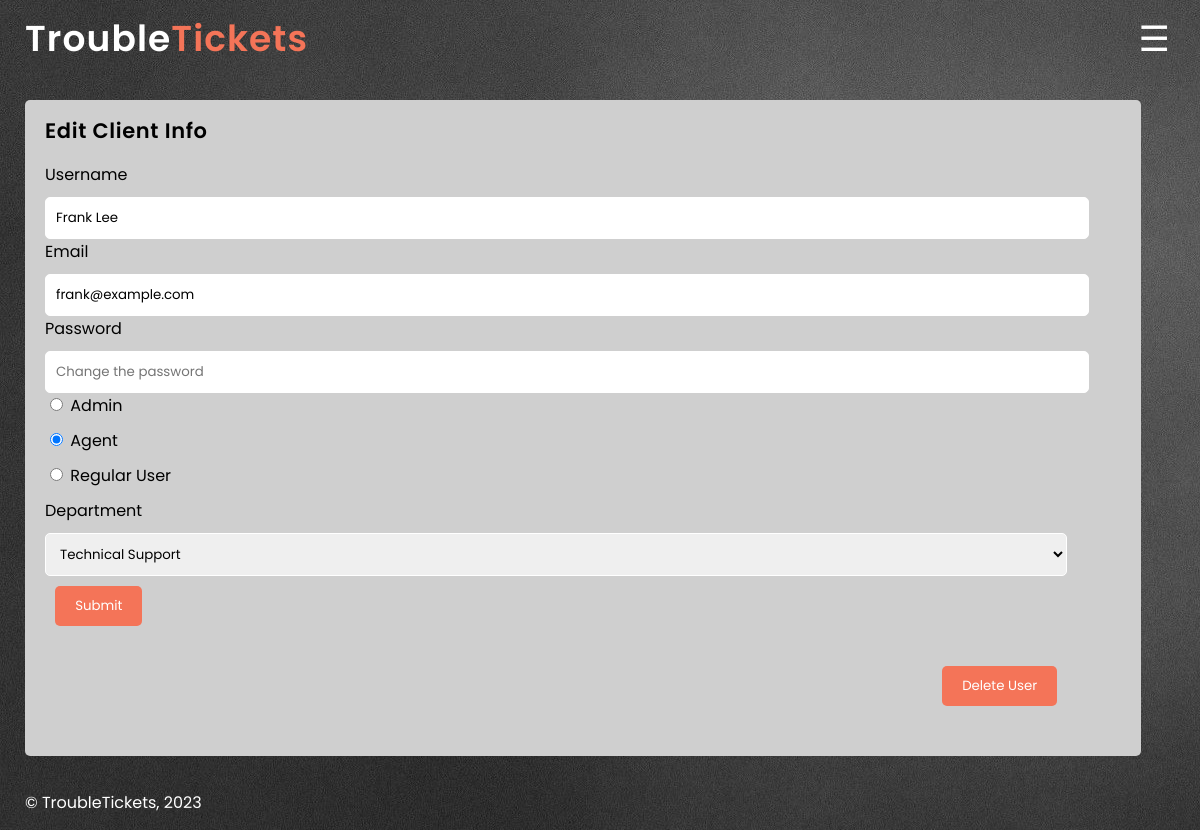
Page /pages/edit.php?id=9 (signed in) on the committed database.
### tables this page shows
CREATE TABLE CLIENTS (
client_id INTEGER PRIMARY KEY AUTOINCREMENT,
username VARCHAR(255) NOT NULL,
password VARCHAR(255) NOT NULL,
email VARCHAR(255) NOT NULL
);

CREATE TABLE AGENTS (
agent_id INTEGER PRIMARY KEY AUTOINCREMENT,
client_id INTEGER NOT NULL,
department_id INTEGER,
FOREIGN KEY(client_id) REFERENCES CLIENTS(client_id),
FOREIGN KEY(department_id) REFERENCES DEPARTMENTS(department_id)
);

CREATE TABLE DEPARTMENTS (
department_id INTEGER PRIMARY KEY AUTOINCREMENT,
department_name VARCHAR(255) NOT NULL
);

### pages/edit.php (called while the page is built, shortened)
<?php
require_once(__DIR__ . '/../templates/normal.php');
require_once(__DIR__ . '/../templates/edit_template.php');
$session = new Session();
$db = getDatabaseConnection();
output_edit($db, $session);
?>

### database/client.class.php (called while the page is built, shortened)
<?php
class Client
{
    public function __construct(int $id, string $username, string $email, string $password)
    {
        $this->id = $id;
        $this->username = $username;
        $this->email = $email;
    }
    static function getClientById(PDO $db, int $id): ?Client
    {
        $stmt = $db->prepare(
            'SELECT client_id, username, password, email FROM  CLIENTS WHERE client_id = ?'
        );
        $stmt->execute(array($id));
        $user = $stmt->fetch();
        if ($user) {
            return new Client(
                intval($user['client_id']),
                $user['username'],
                $user['email'],
                $user['password']
            );
        } else {
            return null;
        }
    }
    static function isAdmin(PDO $db, $id)
    {
        $stmt = $db->prepare('SELECT * FROM ADMINS WHERE client_id = ?');
        $stmt->execute(array($id));
        return ($stmt->fetch() !== false);
    }
    static function isAgent(PDO $db, $id)
    {
        $stmt = $db->prepare('SELECT * FROM AGENTS WHERE client_id = ?');
        $stmt->execute(array($id));
        return ($stmt->fetch() !== false);
    }
} ?>

### database/department.class.php (called while the page is built, shortened)
<?php
class Department
{
    public function __construct(int $id, string $name)
    {
        $this->id = $id;
        $this->name = (string) $name;
    }
    static function getDepartments(PDO $db, int $count): array
    {
        $stmt = $db->prepare('SELECT department_id, department_name FROM DEPARTMENTS LIMIT ?');
        $stmt->execute(array($count));
        $departments = array();
        while ($department = $stmt->fetch()) {
            $departments[] = new Department(
                $department['department_id'],
                $department['department_name']
            );
        }
        return $departments;
    }
}
?>

### database/agent.class.php (called while the page is built, shortened)
<?php
class Agent
{
    public function __construct(int $agent_id, int $client_id, int $department_id)
    {
        $this->department_id = $department_id;
    }
    static function getAgentByClientId(PDO $db, int $id): ?Agent
    {
        $stmt = $db->prepare(
            'SELECT agent_id, client_id, department_id FROM  AGENTS WHERE client_id = ?'
        );
        $stmt->execute(array($id));
        $user = $stmt->fetch();
        if ($user) {
            return new Agent(
                intval($user['agent_id']),
                intval($user['client_id']),
                intval($user['department_id'])
            );
        } else {
            return null;
        }
    }
}
?>

### templates/edit_template.php (the view, shortened to what this page needs)
<?php
require_once(__DIR__ . '/../database/connection.db.php');
require_once(__DIR__ . '/../database/client.class.php');
require_once(__DIR__ . '/../database/department.class.php');
require_once(__DIR__ . '/../database/agent.class.php');
function output_edit(PDO $db, Session $session)
{
    $client = Client::getClientById($db, $_GET['id']);
    $departments = Department::getDepartments($db, 10);
    ?>
    <section id="editer">
        <section id="client_editer">
            <h3>Edit Client Info</h3>
            <form action="../actions/action_edit_client.php" method="post">
                <label for="username">Username</label>
                <input type="text" name="username" id="username" value="<?= $client->username ?>">
                <label for="email">Email</label>
                <input type="email" name="email" id="email" value="<?= $client->email ?>">
                <label for="password">Password</label>
                <input type="password" name="password" id="password" value="" placeholder="Change the password">
                <label>
                    <input type="radio" name="client_type" value="admin" <?php if (Client::isAdmin($db, $client->id)) {
                        echo "checked";
                    } ?>>
                    Admin
                </label>
                <label>
                    <input type="radio" name="client_type" value="agent" <?php if (Client::isAgent($db, $client->id) && !Client::isAdmin($db, $client->id)) {
                        echo "checked";
                    } ?>>
                    Agent
                </label>
                <label>
                    <input type="radio" name="client_type" value="regular" <?php if (!Client::isAdmin($db, $client->id) && !Client::isAgent($db, $client->id)) {
                        echo "checked";
                    } ?>>
                    Regular User
                </label>
                <?php if (Client::isAgent($db, $client->id)) {
                    $agent = Agent::getAgentByClientId($db, $client->id);
                    ?>
                    <label for="department">Department</label>
                    <select name="department" id="department">
                        <?php foreach ($departments as $department) { ?>
                            <option value="<?= $department->id ?>" <?php if ($agent->department_id == $department->id) {
                                  echo "selected";
                              } ?>>
                                <?= $department->name ?>
                            </option>
                        <?php } ?>
                    </select>
                <?php } ?>
                <button type="submit">Submit</button>
            </form>
            <form action="../actions/action_delete_client.php" method="post"
                onsubmit="return confirm('Are you sure you want to delete this user?');">
                <button type="submit">Delete User</button>
            </form>
        </section>
    </section>
    <?php
}

### css/style.css (style rules this page uses)
* { max-width: 100%; max-height: 100%; }
html, body { background-image: url('/images/grey.jpg'); }
label { cursor: pointer; }
section { padding-left: 25px; padding-top: 15px; }
section h3 { color: #FFFFFF; }
#editer { margin-top: 20px; }
#client_editer { background-color: #CFCFCF; padding: 20px; border-radius: 5px; margin-right: 5%; }
#client_editer h3 { margin-top: 0; margin-bottom: 20px; }
#client_editer form { margin-bottom: 20px; margin-right: 5%; }
#client_editer label { display: block; margin-bottom: 10px; }
#client_editer input[type="text"], #client_editer input[type="email"], #client_editer input[type="password"], #client_editer select { width: 100%; padding: 10px; border: 1px solid #FFFFFF; border-radius: 5px; }
#client_editer button[type="submit"] { padding: 10px 20px; background-color: #F47458; color: white; border: none; border-radius: 5px; cursor: pointer; margin: 1%; }
#client_editer form[action$="action_delete_client.php"] { text-align: right; }
#client_editer h3 { color: inherit; }

### css/text.css (style rules this page uses)
* { font-family: 'Poppins', sans-serif; font-style: normal; }
section h3 { font-weight: 600; font-size: 21px; line-height: 22px; letter-spacing: 0.03em; }

### css/layout.css (style rules this page uses)
body { display: grid; grid-template-columns: 75% 10% 15%; grid-template-rows: 0.7fr 1fr 1fr 5.5fr 0.8fr; max-width: 120em; min-width: 20em; margin: 0 auto; max-height: 100%; min-height: 100vh; overflow-x: hidden; overflow-y: auto; }
section { display: flex; flex-direction: column; grid-column: 1/-1; grid-row: 2/5; }

### rows in the picture
clients: username "Frank Lee", email "frank@example.com"
agents: department "Technical Support"
